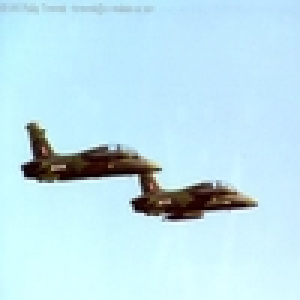
#> input picture examples/0001.jpg, 100 x 100 px (shown 3 times larger)
$ python Histograms.py --image ../examples/0001.jpg
#> lines starting #> are read from the running program, lines starting #| are printed output that depends on the picture
import matplotlib.pyplot as plt
import cv2
import numpy as np
import argparse

ap = argparse.ArgumentParser()
ap.add_argument("-i", "--image", required = True, help = "Path to the image")
args = vars(ap.parse_args())

image = cv2.imread(args['image'])
#> image is the input picture: shape (100, 100, 3); mean B, G, R 236.2, 225.7, 189.7
cv2.imshow('Image',image)

gray = cv2.cvtColor(image,cv2.COLOR_BGR2GRAY)
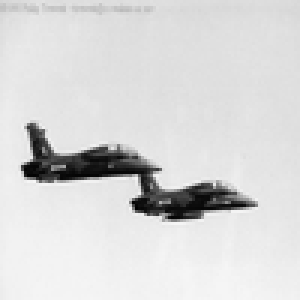
#> gray: shape (100, 100) (shown 3 times larger); min 2, max 246, mean 216.2
cv2.imshow('gray',gray)

# [10 lines of commented-out code are left out]


chans = cv2.split(image)
colors = ('b','g','r')
plt.figure()
plt.title('RGB Image')
plt.xlabel("Bins")
plt.ylabel("# of Pixels")
features=[]

for (chan,color) in zip(chans,colors):
    hist = cv2.calcHist([chan],[0],None,[256],[0,256])
    features.extend(hist)
    # plot the histogram
    plt.plot(hist, color=color)
    plt.xlim([0, 256])
#> this loop made 3 passes
#> color on passes 1 to 3: 'b', 'g', 'r'
#> after the loop, features = 768 items, first 6: [61], [15], [11], [16], [23], [14]


plt.show()
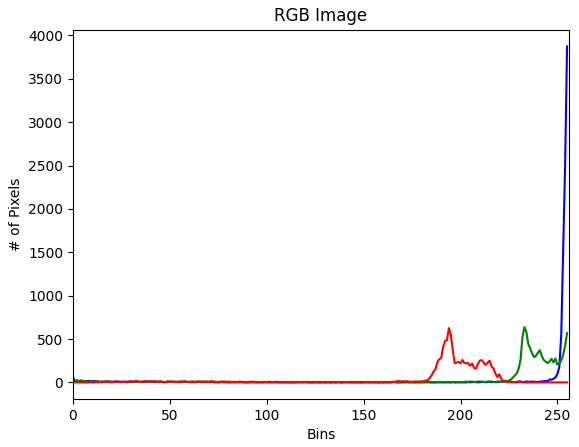
#> figure drawn by matplotlib, 1 panel; curve peaks at x = 255, y = 3873; curve peaks at x = 233, y = 638; curve peaks at x = 194, y = 626
print("flattened feature vector size: %d" % (np.array(features).flatten().shape))
#| flattened feature vector size: 768
